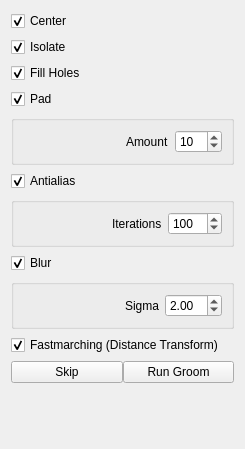
<?xml version="1.0" encoding="UTF-8"?>
<ui version="4.0">
 <class>GroomTool</class>
 <widget class="QWidget" name="GroomTool">
  <property name="geometry">
   <rect>
    <x>0</x>
    <y>0</y>
    <width>245</width>
    <height>449</height>
   </rect>
  </property>
  <property name="windowTitle">
   <string>Form</string>
  </property>
  <property name="styleSheet">
   <string notr="true">
/*
QWidget{
background: rgb(255, 255, 127)
}
*/
</string>
  </property>
  <layout class="QVBoxLayout" name="verticalLayout">
   <item>
    <layout class="QVBoxLayout" name="verticalLayout_2">
     <item>
      <widget class="QCheckBox" name="center_checkbox">
       <property name="text">
        <string>Center</string>
       </property>
       <property name="checked">
        <bool>true</bool>
       </property>
      </widget>
     </item>
     <item>
      <widget class="QCheckBox" name="isolate_checkbox">
       <property name="text">
        <string>Isolate</string>
       </property>
       <property name="checked">
        <bool>true</bool>
       </property>
      </widget>
     </item>
     <item>
      <widget class="QCheckBox" name="fill_holes_checkbox">
       <property name="text">
        <string>Fill Holes</string>
       </property>
       <property name="checked">
        <bool>true</bool>
       </property>
      </widget>
     </item>
     <item>
      <widget class="QCheckBox" name="autopad_checkbox">
       <property name="text">
        <string>Pad</string>
       </property>
       <property name="checked">
        <bool>true</bool>
       </property>
      </widget>
     </item>
     <item>
      <widget class="QGroupBox" name="pad_groupbox">
       <property name="title">
        <string/>
       </property>
       <layout class="QHBoxLayout" name="horizontalLayout_4">
        <item>
         <spacer name="horizontalSpacer">
          <property name="orientation">
           <enum>Qt::Horizontal</enum>
          </property>
          <property name="sizeHint" stdset="0">
           <size>
            <width>40</width>
            <height>20</height>
           </size>
          </property>
         </spacer>
        </item>
        <item>
         <widget class="QLabel" name="label_5">
          <property name="text">
           <string>Amount</string>
          </property>
         </widget>
        </item>
        <item>
         <widget class="QSpinBox" name="padding_amount">
          <property name="maximum">
           <number>500</number>
          </property>
          <property name="value">
           <number>10</number>
          </property>
         </widget>
        </item>
       </layout>
      </widget>
     </item>
     <item>
      <widget class="QCheckBox" name="antialias_checkbox">
       <property name="text">
        <string>Antialias</string>
       </property>
       <property name="checked">
        <bool>true</bool>
       </property>
      </widget>
     </item>
     <item>
      <widget class="QGroupBox" name="antialias_groupbox">
       <property name="title">
        <string/>
       </property>
       <layout class="QHBoxLayout" name="horizontalLayout_2">
        <item>
         <spacer name="horizontalSpacer_2">
          <property name="orientation">
           <enum>Qt::Horizontal</enum>
          </property>
          <property name="sizeHint" stdset="0">
           <size>
            <width>40</width>
            <height>20</height>
           </size>
          </property>
         </spacer>
        </item>
        <item>
         <widget class="QLabel" name="label_3">
          <property name="text">
           <string>Iterations</string>
          </property>
         </widget>
        </item>
        <item>
         <widget class="QSpinBox" name="antialias_iterations">
          <property name="maximum">
           <number>5000</number>
          </property>
          <property name="value">
           <number>100</number>
          </property>
         </widget>
        </item>
       </layout>
      </widget>
     </item>
     <item>
      <widget class="QCheckBox" name="blur_checkbox">
       <property name="text">
        <string>Blur</string>
       </property>
       <property name="checked">
        <bool>true</bool>
       </property>
      </widget>
     </item>
     <item>
      <widget class="QGroupBox" name="blur_groupbox">
       <property name="title">
        <string/>
       </property>
       <layout class="QHBoxLayout" name="horizontalLayout">
        <item>
         <spacer name="horizontalSpacer_4">
          <property name="orientation">
           <enum>Qt::Horizontal</enum>
          </property>
          <property name="sizeHint" stdset="0">
           <size>
            <width>40</width>
            <height>20</height>
           </size>
          </property>
         </spacer>
        </item>
        <item>
         <widget class="QLabel" name="label_4">
          <property name="text">
           <string>Sigma</string>
          </property>
         </widget>
        </item>
        <item>
         <widget class="QDoubleSpinBox" name="blur_sigma">
          <property name="value">
           <double>2.000000000000000</double>
          </property>
         </widget>
        </item>
       </layout>
      </widget>
     </item>
     <item>
      <widget class="QCheckBox" name="fastmarching_checkbox">
       <property name="text">
        <string>Fastmarching (Distance Transform)</string>
       </property>
       <property name="checked">
        <bool>true</bool>
       </property>
      </widget>
     </item>
    </layout>
   </item>
   <item>
    <layout class="QHBoxLayout" name="horizontalLayout_3">
     <property name="spacing">
      <number>0</number>
     </property>
     <item>
      <widget class="QPushButton" name="skipButton">
       <property name="text">
        <string>Skip</string>
       </property>
      </widget>
     </item>
     <item>
      <widget class="QPushButton" name="run_groom_button">
       <property name="text">
        <string>Run Groom</string>
       </property>
      </widget>
     </item>
    </layout>
   </item>
   <item>
    <spacer name="verticalSpacer">
     <property name="orientation">
      <enum>Qt::Vertical</enum>
     </property>
     <property name="sizeHint" stdset="0">
      <size>
       <width>20</width>
       <height>40</height>
      </size>
     </property>
    </spacer>
   </item>
  </layout>
 </widget>
 <tabstops>
  <tabstop>center_checkbox</tabstop>
  <tabstop>autopad_checkbox</tabstop>
  <tabstop>padding_amount</tabstop>
  <tabstop>antialias_checkbox</tabstop>
  <tabstop>antialias_iterations</tabstop>
  <tabstop>fastmarching_checkbox</tabstop>
  <tabstop>blur_sigma</tabstop>
  <tabstop>skipButton</tabstop>
  <tabstop>run_groom_button</tabstop>
 </tabstops>
 <resources/>
 <connections/>
</ui>
